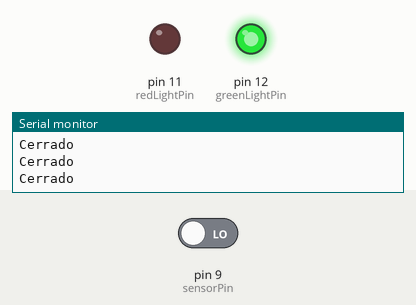
Simulated run of this sketch. Board: Arduino Uno, built with avr-gcc and run on an emulated ATmega328P. Shown: output pins drawn as LEDs (lit = HIGH), the last lines printed to the serial monitor. The test bench sets the inputs (shaded band); at power-on: pin 9 (sensorPin) LOW.

Above: at 1.8 s.
1.9 s: pin 9 (sensorPin) driven HIGH
At 3.1 s:
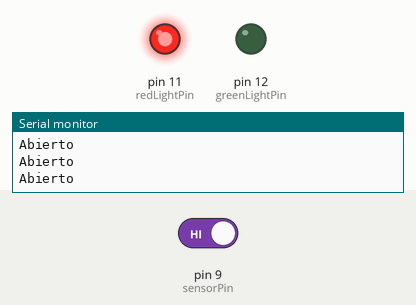
3.5 s: pin 9 (sensorPin) driven LOW
At 4.2 s:
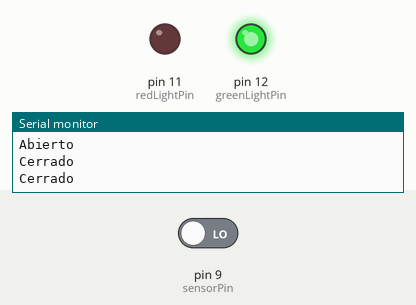
Timing chart, 0 to 6.5 s (numbered marks = the images above; inputs shaded):
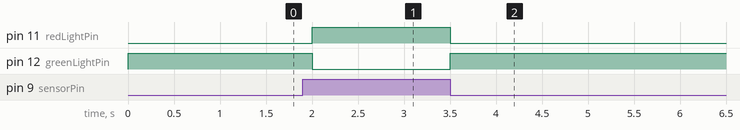

Measured:
- after the input at 1.9 s, pin 11 (redLightPin): LOW → HIGH after 0.10 s; pin 12 (greenLightPin): HIGH → LOW after 0.10 s
- after the input at 3.5 s, pin 11 (redLightPin): HIGH → LOW at once; pin 12 (greenLightPin): LOW → HIGH at once

The sketch:

LockSensor.ino
```cpp
/**
Developer: Abel Luque
E-mail: abel.luque@gmail.com

Sensor de barrera, con indicadores LED rojo y verde
A ser utilizado para indicar si la cerradura domiciliaria se encuentra cerrada con llave
*/

/*Inicializo el PIM para el sensor*/
const int sensorPin = 9;

/*Inicializo el PIM para el LED rojo*/
const int redLightPin = 11;

/*Inicializo el PIM para el LED verde*/
const int greenLightPin = 12;

void setup() {
  Serial.begin(9600);   //iniciar puerto serie
  pinMode(sensorPin , INPUT);  //definir pin como entrada
  pinMode(redLightPin, OUTPUT);//definir pin como salida
  pinMode(greenLightPin, OUTPUT);//definir pin como salida
}

void loop(){
  int value = 0;
  value = digitalRead(sensorPin );  //lectura digital de pin

  if (value == HIGH) {
      Serial.println("Abierto");
      digitalWrite(greenLightPin, LOW);
      digitalWrite(redLightPin, HIGH);
  }else{
      Serial.println("Cerrado");
      digitalWrite(redLightPin, LOW);
      digitalWrite(greenLightPin, HIGH);
  }
  delay(500);
}
```
